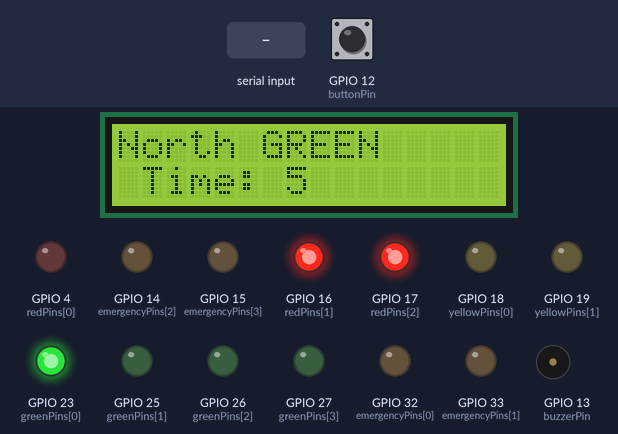
Simulated run of this sketch. Board: ESP32. Parts: 16×2 character LCD, output pins drawn as LEDs (lit = HIGH), buzzer (waves = sounding, pin HIGH). The test bench sets the inputs (shaded band); at power-on: GPIO 12 (buttonPin) LOW. WiFi joins after 1.5 s; servers stay silent unless stated; random numbers use the default seed unless the sketch sets one; pins used as bus, display or sensor lines are not drawn; what the sketch prints to the serial monitor is not drawn.

Above: at 3.3 s.
3.4 s: "30,150\n" received over Serial
At 5.4 s:
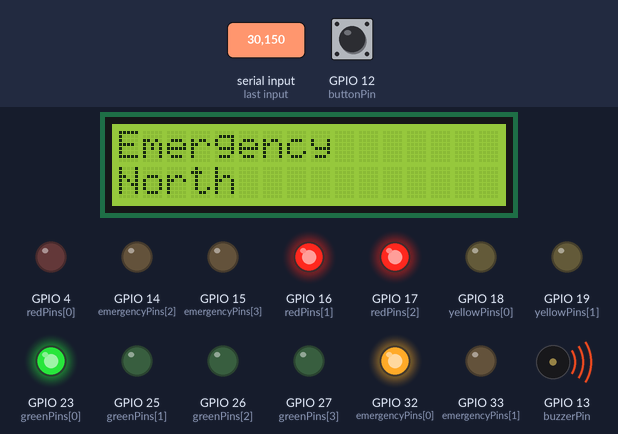
11.5 s: "e90\n" received over Serial
At 12.21 s:
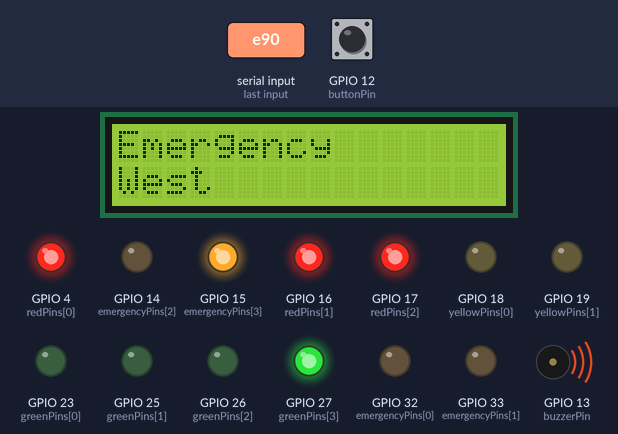
13.6 s: "200\n" received over Serial
At 13.79 s:
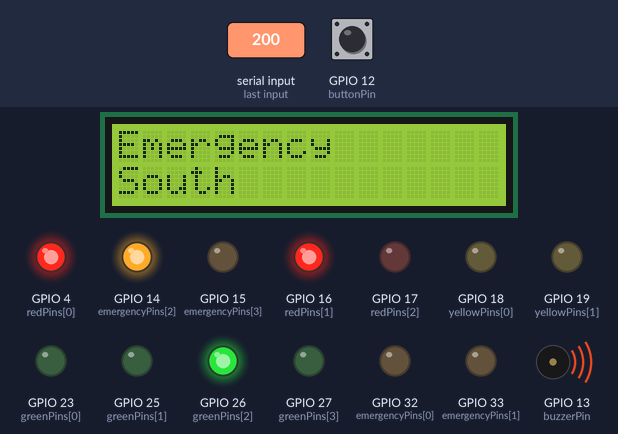
15.2 s: "r,45\n" received over Serial
At 28.8 s:
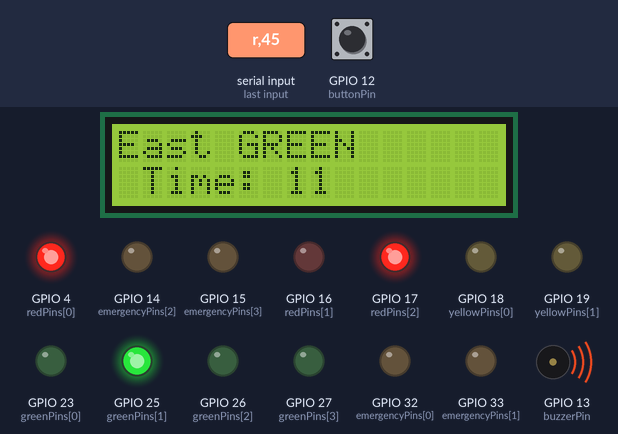
31.5 s: "p,45\n" received over Serial
At 42.5 s:
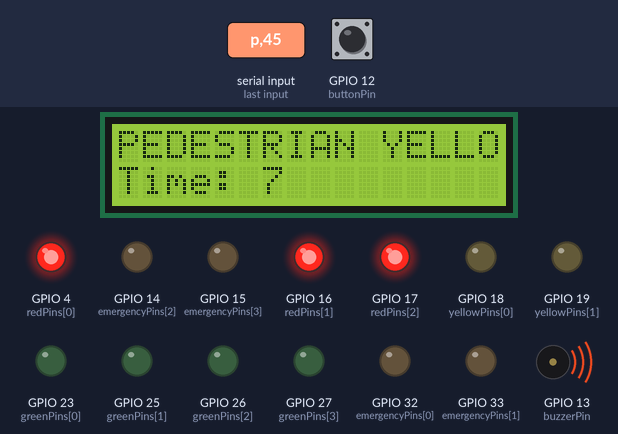
Timing chart, 0 to 50.4 s (numbered marks = the images above; inputs shaded):
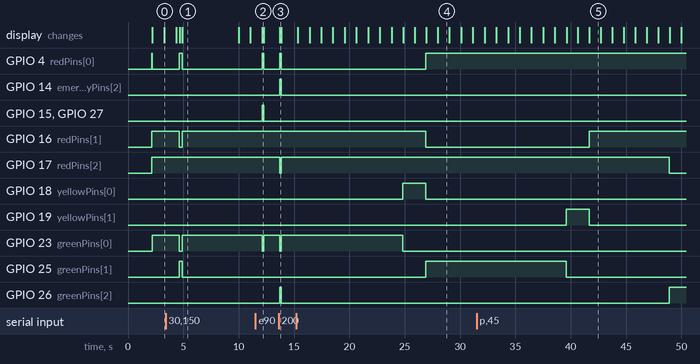

Measured:
- after the input at 3.4 s, GPIO 32 (emergencyPins[0]): LOW → HIGH after 0.93 s, → LOW 0.29 s later, → HIGH 0.29 s later, → LOW 5.1 s later; GPIO 33 (emergencyPins[1]): LOW → HIGH after 1.2 s, → LOW 0.29 s later; GPIO 13 (buzzerPin): LOW → HIGH after 0.93 s
- after the input at 11.5 s, GPIO 4 (redPins[0]), GPIO 15 (emergencyPins[3]), GPIO 27 (greenPins[3]): LOW → HIGH after 0.62 s, → LOW 0.14 s later; GPIO 23 (greenPins[0]): HIGH → LOW after 0.62 s, → HIGH 0.14 s later; GPIO 32 (emergencyPins[0]): LOW → HIGH after 0.77 s
- after the input at 13.6 s, GPIO 4 (redPins[0]), GPIO 14 (emergencyPins[2]), GPIO 26 (greenPins[2]): LOW → HIGH after 0.11 s, → LOW 0.14 s later; GPIO 17 (redPins[2]), GPIO 23 (greenPins[0]), GPIO 32 (emergencyPins[0]): HIGH → LOW after 0.11 s, → HIGH 0.14 s later; the display: changes after 0.12 s (image 3)
- after the input at 31.5 s, GPIO 13 (buzzerPin): HIGH → LOW after 17.4 s
- what the display in image 1 shows lasts 5.1 s, from 4.9 s to 10.0 s
- what the display in image 4 shows lasts 1.0 s, from 28.0 s to 29.0 s
- what the display in image 5 shows lasts 1.0 s, from 41.7 s to 42.7 s

The sketch:

ESP-32_code.ino
```cpp
// ================= LIBRARIES =================
#include <SPI.h>
#include <MFRC522.h>
#include <Wire.h>
#include <LiquidCrystal_I2C.h>
#include <WiFi.h>
#include <WebServer.h>

// ================= WIFI =================
const char* ssid = "Airtel_Pant_Ext";
const char* password = "A1rtelP@ntExt";

WebServer server(80);

// ================= LED =================
LiquidCrystal_I2C lcd(0x27, 16, 2);

// ================= RFID =================
#define SS_PIN 5
#define RST_PIN 22
MFRC522 mfrc522(SS_PIN, RST_PIN);

// ================= CONFIG =================
#define NUM_DIR 4
#define LANES 3

int traffic[NUM_DIR][LANES];
int total[NUM_DIR];
const char* dirNames[4] = {"North", "East", "South", "West"};

// ================= STATE =================
bool pedestrianRequest = false;
bool emergencyActive = false;
int emergencyDirection = -1;
unsigned long lastSeenTime = 0;
String currentState = "Idle";
int currentTimeLeft = 0;
int currentDirection = 0;
String signalColor = "RED";

// ================= MULTI EMERGENCY QUEUE =================
#define MAX_QUEUE 10

int emergencyQueue[MAX_QUEUE];
int front = 0;
int rear = 0;

int currentEmergency = -1;

// ================= PINS =================
int redPins[4]    = {4, 16, 17, 5};
int yellowPins[4] = {18, 19, 21, 22};
int greenPins[4]  = {23, 25, 26, 27};
int emergencyPins[4] = {32, 33, 14, 15};

int buzzerPin = 13;
int buttonPin = 12;

// ================= FUNCTION DECLARATIONS =================
void generateTraffic();
void calculateWeights();
void runCycle();
void handlePedestrian();
void setSignal(int dir);
void setAllRed();
void checkRFID();
void handleEmergencySignal();
void handleRoot();

// ================= SETUP =================
void setup() {

  Serial.begin(115200); //Baud Rate for Serial Monitor
  randomSeed(analogRead(0)); //Produces different traffic each time

  SPI.begin();
  mfrc522.PCD_Init();

  lcd.init();
  lcd.backlight();

  lcd.setCursor(0, 0);
  lcd.print("Traffic System");

  WiFi.begin(ssid, password);

  Serial.print("Connecting to WiFi");

  while (WiFi.status() != WL_CONNECTED) {
    delay(2000 );
    Serial.print(".");
  }

  Serial.println("\nConnected!");
  Serial.print("IP Address: ");
  Serial.println(WiFi.localIP());

  server.on("/", handleRoot);
  server.on("/status", handleStatus);
  server.begin();

  for (int i = 0; i < 4; i++) {
    pinMode(redPins[i], OUTPUT);
    pinMode(yellowPins[i], OUTPUT);
    pinMode(greenPins[i], OUTPUT);
    pinMode(emergencyPins[i], OUTPUT);
  }

  pinMode(buzzerPin, OUTPUT);
  pinMode(buttonPin, INPUT);

  setAllRed();

  Serial.println("System Ready");
  Serial.println("Controls: e=Emergency | p=Pedestrian | r=Reset | 0-3=Direction"); //Manual controls
}

// ================= LOOP =================
void loop() {
  server.handleClient();
  checkRFID();

  // If already handling OR queue has items
  if (emergencyActive || !isQueueEmpty()) {

    // If no current emergency, pick next
    if (!emergencyActive) {
      currentEmergency = dequeue();

      if (currentEmergency != -1) {
        emergencyDirection = currentEmergency;
        emergencyActive = true;

        Serial.print("Now handling emergency: ");
        Serial.println(emergencyDirection);
      }
    }

    handleEmergencySignal();

  } else {
    runCycle();
  }
}

// ================= TRAFFIC =================
void generateTraffic() {

  Serial.println("\n--- New Cycle ---");

  for (int i = 0; i < NUM_DIR; i++) {
    for (int j = 0; j < LANES; j++) {

      int cars = random(0, 10);
      int buses = random(0, 3);
      int bikes = random(0, 20);

      traffic[i][j] = cars + (buses * 3) + (bikes * 0.5); //Buses = 3x Cars, Bikes = 0.5x Cars

      Serial.print(dirNames[i]);
      Serial.print(" Lane ");
      Serial.print(j);
      Serial.print(" → ");
      Serial.println(traffic[i][j]);
    }
  }
}

void calculateWeights() {

  Serial.println("\nTotal Weights:");

  for (int i = 0; i < NUM_DIR; i++) {

    total[i] = 0; //Initialise the value

    for (int j = 0; j < LANES; j++) {
      total[i] += traffic[i][j]; //Calculates total traffic per direction
    }

    Serial.print(dirNames[i]);
    Serial.print(" → ");
    Serial.println(total[i]);
  }
}

// ================= SIGNAL CONTROL =================
void setAllRed() {

  for (int i = 0; i < 4; i++) {
    digitalWrite(redPins[i], HIGH);
    digitalWrite(yellowPins[i], LOW);
    digitalWrite(greenPins[i], LOW);
    digitalWrite(emergencyPins[i], LOW);
  }
}

void setSignal(int dir) {

  setAllRed();

  digitalWrite(redPins[dir], LOW);
  digitalWrite(greenPins[dir], HIGH);
}

// ================= MAIN CYCLE =================
void runCycle() {
  generateTraffic();
  calculateWeights();

  int baseTime = 3000;
  int factor = 200;

  for (int i = 0; i < NUM_DIR; i++) {

    if (digitalRead(buttonPin) == HIGH) {
      pedestrianRequest = true;
    }

    int greenTime = baseTime + (total[i] * factor); //Main logic
    int seconds = greenTime / 1000;

    Serial.print("\nServing: ");
    Serial.println(dirNames[i]);

    Serial.print("Serving Direction: ");
    Serial.println(dirNames[i]);

    Serial.print("Green Time: ");
    Serial.println(greenTime);

    setSignal(i);
    currentDirection = i;
    signalColor = "GREEN";

    for (int t = seconds; t > 0; t--) {

      currentState = String(dirNames[i]) + " GREEN ";
      currentTimeLeft = t;
      currentDirection = i;
      signalColor = "GREEN";

      lcd.clear();
      lcd.setCursor(0, 0);
      lcd.print(dirNames[i]);
      lcd.print(" GREEN ");

      lcd.setCursor(0, 1);
      lcd.print(" Time: ");
      lcd.print(t);

      Serial.print(dirNames[i]);
      Serial.print(" GREEN: ");
      Serial.println(t);

      server.handleClient();
      for (int d = 0; d < 100; d++) {
        server.handleClient();
        delay(10);
      }

      //check emergency during countdown
      checkRFID();
      if (emergencyActive) {
        return;
        }
    }

    // YELLOW
    digitalWrite(greenPins[i], LOW);
    digitalWrite(yellowPins[i], HIGH);
    for (int t = 2; t > 0; t--) {

      currentState = String(dirNames[i]) + " YELLOW ";
      currentTimeLeft = t;
      signalColor = "YELLOW";

      lcd.clear();
      lcd.setCursor(0, 0);
      lcd.print(dirNames[i]);
      lcd.print(" YELLOW");

      lcd.setCursor(0, 1);
      lcd.print("Time: ");
      lcd.print(t);

      Serial.print(dirNames[i]);
      Serial.print(" YELLOW: ");
      Serial.println(t);

      signalColor = "YELLOW";

      server.handleClient();
      for (int d = 0; d < 100; d++) {
        server.handleClient();
        delay(10);
      }
    }
    digitalWrite(yellowPins[i], LOW);

    // RED
    digitalWrite(redPins[i], HIGH);
    signalColor = "RED";

    if (pedestrianRequest) {
      handlePedestrian();
      pedestrianRequest = false;
    }
  }
}

// ================= PEDESTRIAN =================
void handlePedestrian() {

  Serial.println("Pedestrian Crossing");
  currentDirection = -1;
  signalColor = "RED";
  setAllRed();

  digitalWrite(buzzerPin, HIGH);
  for (int t = 7; t > 0; t--) {

    currentState = "Pedestrian Crossing";
    currentTimeLeft = t;

    lcd.clear();
    lcd.setCursor(0, 0);
    lcd.print("PEDESTRIAN");
    lcd.print(" YELLOW");

    lcd.setCursor(0, 1);
    lcd.print("Time: ");
    lcd.print(t);

    Serial.print("Crossing: ");
    Serial.println(t);

    for (int d = 0; d < 100; d++) {
      server.handleClient();
      delay(10);
    }
  }
  digitalWrite(buzzerPin, LOW);
}

// ================= RFID =================
void checkRFID() {

  // Simulation (press 'e')
  if (Serial.available()) {
    char input = Serial.read();

    if (input == 'e') {
      Serial.println("Manually Simulated Emergency");
      emergencyActive = true;
      emergencyDirection = random(0, 4);
      lastSeenTime = millis();
    }

    if (input == 'p') {
      Serial.println("Manual Pedestrian Trigger");
      pedestrianRequest = true;
    }

    if (input == 'r') {
      Serial.println("System Reset");
      emergencyActive = false;
      pedestrianRequest = false;
    }

    if (input >= '0' && input <= '3') {
      emergencyDirection = input - '0';
      emergencyActive = true;
      lastSeenTime = millis();

      Serial.print("Emergency forced at ");
      Serial.println(dirNames[emergencyDirection]);
    }
  }

  // Real RFID
  if (mfrc522.PICC_IsNewCardPresent() && mfrc522.PICC_ReadCardSerial()) {

    String uid = "";

    for (byte i = 0; i < mfrc522.uid.size; i++) {
      uid += String(mfrc522.uid.uidByte[i], HEX);
    }

    Serial.print("Card UID: ");
    Serial.println(uid);

    String emergencyUID = "a1b2c3d4";

    if (uid == emergencyUID) {

      Serial.println("Emergency Vehicle Detected!");

      enqueue(0);   // or whichever direction, update later
      lastSeenTime = millis();
    }

    mfrc522.PICC_HaltA();
  }

  // Timeout (vehicle passed)
  if (emergencyActive && (millis() - lastSeenTime > 3000)) {
    Serial.println("Emergency Cleared");
    if (!mfrc522.PICC_IsNewCardPresent()) {

      Serial.println("Emergency cleared");

      delay(2000);

      emergencyActive = false;
      currentEmergency = -1;
    }
  }
}

// ================= EMERGENCY MODE =================
void handleEmergencySignal() {

  setAllRed();

  int dir = emergencyDirection;
  currentDirection = emergencyDirection;
  signalColor = "GREEN";
  digitalWrite(emergencyPins[dir], HIGH);
  digitalWrite(redPins[dir], LOW);
  digitalWrite(greenPins[dir], HIGH);

  digitalWrite(buzzerPin, HIGH);

  currentState = "Emergency " + String(dirNames[dir]);
  currentTimeLeft = 0;

  lcd.clear();
  lcd.setCursor(0, 0);
  lcd.print("Emergency");

  lcd.setCursor(0, 1);
  lcd.print(dirNames[dir]);

  Serial.print("Emergency ACTIVE at direction ");
  Serial.println(dirNames[dir]);

  for (int d = 0; d < 10; d++) {
    server.handleClient();
    delay(10);
  }
}

// ================= WEB DASHBOARD =================
void handleStatus() {

  String json = "{";

  json += "\"direction\":" + String(currentDirection) + ",";
  json += "\"state\":\"" + signalColor + "\",";
  json += "\"emergency\":" + String(emergencyActive ? "true" : "false") + ",";
  json += "\"emergency_dir\":" + String(emergencyDirection) + ",";
  json += "\"pedestrian\":" + String(pedestrianRequest ? "true" : "false");

  json += ",\"north\":" + String(total[0]);
  json += ",\"east\":" + String(total[1]);
  json += ",\"south\":" + String(total[2]);
  json += ",\"west\":" + String(total[3]);
  json += "}";

  server.send(200, "application/json", json);
}

void handleRoot() {

  String html = "<html><head><meta http-equiv='refresh' content='1'/>";
  html += "<style>body{font-family:Arial;text-align:center;}h1{color:#333;}</style>";
  html += "</head><body>";

  html += "<h1>Smart Traffic System</h1>";

  html += "<p><b>State:</b> " + currentState + "</p>";
  html += "<p><b>Time Left:</b> " + String(currentTimeLeft) + " sec</p>";

  html += "<p><b>Emergency:</b> ";
  html += (emergencyActive ? "ACTIVE" : "OFF");
  html += "</p>";

  html += "<p><b>Pedestrian:</b> ";
  html += (pedestrianRequest ? "WAITING" : "NONE");
  html += "</p>";

  html += "</body></html>";

  server.send(200, "text/html", html);
}

void enqueue(int dir) {
  int next = (rear + 1) % MAX_QUEUE;

  if (next == front) {
    Serial.println("Queue Full - dropping request");
    return;
  }

  emergencyQueue[rear] = dir;
  rear = next;

  Serial.print("Enqueued Emergency: ");
  Serial.println(dir);
}

int dequeue() {
  if (front == rear) return -1;

  int val = emergencyQueue[front];
  front = (front + 1) % MAX_QUEUE;

  return val;
}

bool isQueueEmpty() {
  return front == rear;
}
```
